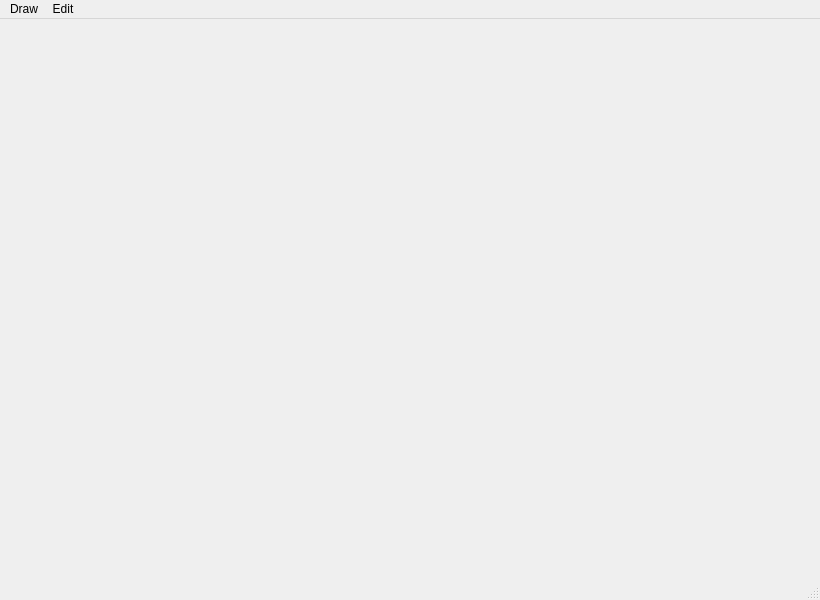
<?xml version="1.0" encoding="UTF-8"?>
<ui version="4.0">
 <class>MainWindow</class>
 <widget class="QMainWindow" name="MainWindow">
  <property name="geometry">
   <rect>
    <x>0</x>
    <y>0</y>
    <width>820</width>
    <height>600</height>
   </rect>
  </property>
  <property name="windowTitle">
   <string>MainWindow</string>
  </property>
  <widget class="QWidget" name="centralwidget">
   <widget class="QLabel" name="label">
    <property name="geometry">
     <rect>
      <x>490</x>
      <y>30</y>
      <width>151</width>
      <height>51</height>
     </rect>
    </property>
    <property name="text">
     <string/>
    </property>
   </widget>
  </widget>
  <widget class="QMenuBar" name="menubar">
   <property name="geometry">
    <rect>
     <x>0</x>
     <y>0</y>
     <width>820</width>
     <height>23</height>
    </rect>
   </property>
   <widget class="QMenu" name="menuDraw">
    <property name="title">
     <string>Draw</string>
    </property>
    <widget class="QMenu" name="menuProperties">
     <property name="title">
      <string>Properties</string>
     </property>
     <addaction name="actionPage_Setup"/>
     <addaction name="actionSet_Password"/>
    </widget>
    <addaction name="actionDraw_Circle"/>
    <addaction name="actionDraw_Retangle"/>
    <addaction name="actionDraw_Line"/>
    <addaction name="separator"/>
    <addaction name="menuProperties"/>
   </widget>
   <widget class="QMenu" name="menuEdit">
    <property name="title">
     <string>Edit</string>
    </property>
    <addaction name="actionCut"/>
    <addaction name="actionCopy"/>
    <addaction name="actionPaste"/>
   </widget>
   <addaction name="menuDraw"/>
   <addaction name="menuEdit"/>
  </widget>
  <widget class="QStatusBar" name="statusbar"/>
  <action name="actionDraw_Circle">
   <property name="text">
    <string>To draw a circle</string>
   </property>
   <property name="shortcut">
    <string>Ctrl+C</string>
   </property>
  </action>
  <action name="actionDraw_Retangle">
   <property name="text">
    <string>Draw Retangle</string>
   </property>
  </action>
  <action name="actionDraw_Line">
   <property name="text">
    <string>Draw Line</string>
   </property>
  </action>
  <action name="actionPage_Setup">
   <property name="text">
    <string>Page Setup</string>
   </property>
  </action>
  <action name="actionSet_Password">
   <property name="text">
    <string>Set Password</string>
   </property>
   <property name="shortcut">
    <string>Shift+P</string>
   </property>
  </action>
  <action name="actionCut">
   <property name="text">
    <string>Cut</string>
   </property>
  </action>
  <action name="actionCopy">
   <property name="text">
    <string>Copy</string>
   </property>
  </action>
  <action name="actionPaste">
   <property name="text">
    <string>Paste</string>
   </property>
  </action>
 </widget>
 <resources/>
 <connections/>
</ui>
